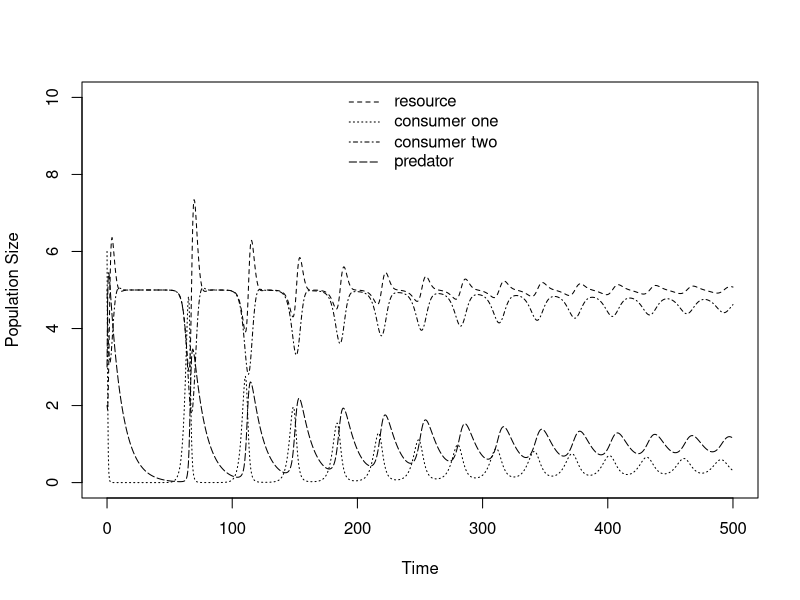
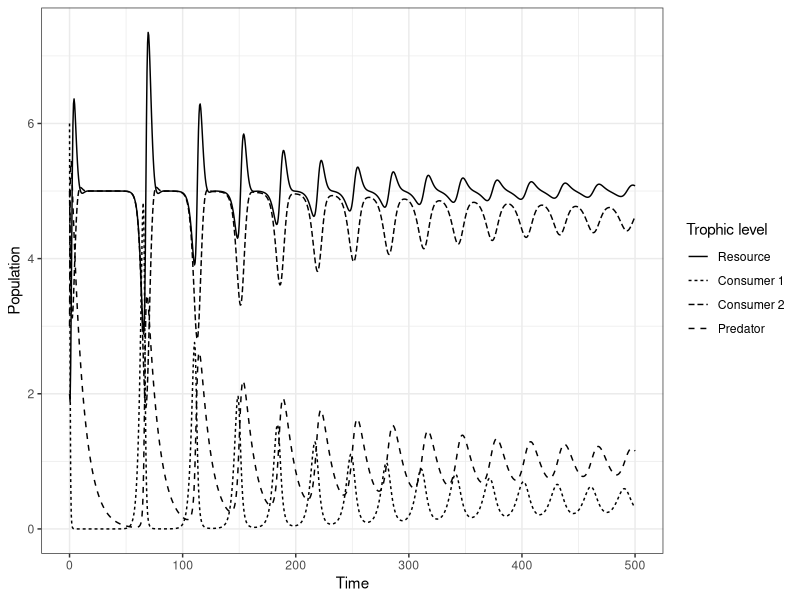

These charts were generated, in order, by the following R code:
library(deSolve)
library(ggplot2)
#From Abrams 1993. Effect of Increased Productivity on the Abundances of Trophic Levels.
#The American Naturalist, Vol. 141, No. 3. (Mar., 1993), pp. 351-371
#URL: http://links.jstor.org/sici?sici=0003-0147%28199303%29141%3A3%3C351%3AEOIPOT%3E2.0.CO%3B2-%23
#Model based on figure 2.17.

####FUNCTION####
predprey.log.prey <- function(t, y, params) {
  R <- y[1]
  C1 <- y[2]
  C2 <- y[3]
  P <- y[4]
  
  with(as.list(params), {
    dR.dt <- r * R * (1 - R / k) - a1 * R * C1 - a2 * R * C2
    dC1.dt <- e1 * a1 * R * C1 - a3 * C1 * P - d1 * C1
    dC2.dt <- e2 * a2 * R * C2 - d2 * C2
    dP.dt <-  e3 * a3 * C1 * P - d3 * P
    return(list(c(dR.dt, dC1.dt, dC2.dt, dP.dt)))
  })
}

r <- 2 #Intrinsic growth of resource (logistic)
e1 <- 0.5 #Efficacy of take-up from resource to consumer 1
e2 <- 0.5 #Efficacy of take-up from resource to consumer 2
e3 <- 0.5 #Efficacy of take-up from consumer 1 to predator

a1 <- 0.2 #Attack rate of consumer 1 on resource
a2 <- 0.2 #Attack rate of consumer 2 on resource
a3 <- 0.5 #Attack rate of predator on consumer 1

d1 <- 0.005 #Mortality of consumer 1 (no predation)
d2 <- 0.5 #Mortality of consumer 2
d3 <- 0.1 #Mortality of predator
k <- 10 #Carrying capacity of resource

R0 <- 2 #Initial resource population
C10 <- 6 #Initial consumer 1 population
C20 <- 5 #Initial consumer 2 population
P0 <- 3 #Initial predator population
params.log.prey1 <- c(r = r, e1 = e1, e2 = e2, e3 = e3, a1 = a1, a2 = a2, a3 = a3, d1 = d1, d2 = d2, d3 = d3, k = k)
MaxTime <- 500
Time <- seq(0, MaxTime, by = 0.5)
log.prey.out <- ode(c(R0, C10, C20, P0), Time, predprey.log.prey, params.log.prey1)

####PLOTTING####
matplot(Time, (log.prey.out[, 2:5]), type = "l", lty = 2:5, col=1, ylab = "Population Size", xlab="Time", ylim = c(0,10))
legend("top", c(expression("resource"), expression("consumer one"), expression("consumer two"), expression("predator")), lty = 2:5, bty = "n")

####PLOT WITH GGOPLOT####
library(ggplot2)
library(tidyr)
#Reshape to long format
log.prey.out <- as.data.frame(log.prey.out)
log.prey.out$time <- as.numeric(log.prey.out$time)
log.prey.out <- gather(log.prey.out, key = "Trophic level", value = "Population_size", -time)
#Plot
ggplot(data = log.prey.out, aes(x = time, y = Population_size, linetype = `Trophic level`)) +
  geom_line() +
  theme_bw() + 
  labs(x = "Time", y = "Population") +
  scale_linetype_discrete(labels=c('Resource', 'Consumer 1','Consumer 2', 'Predator'))
